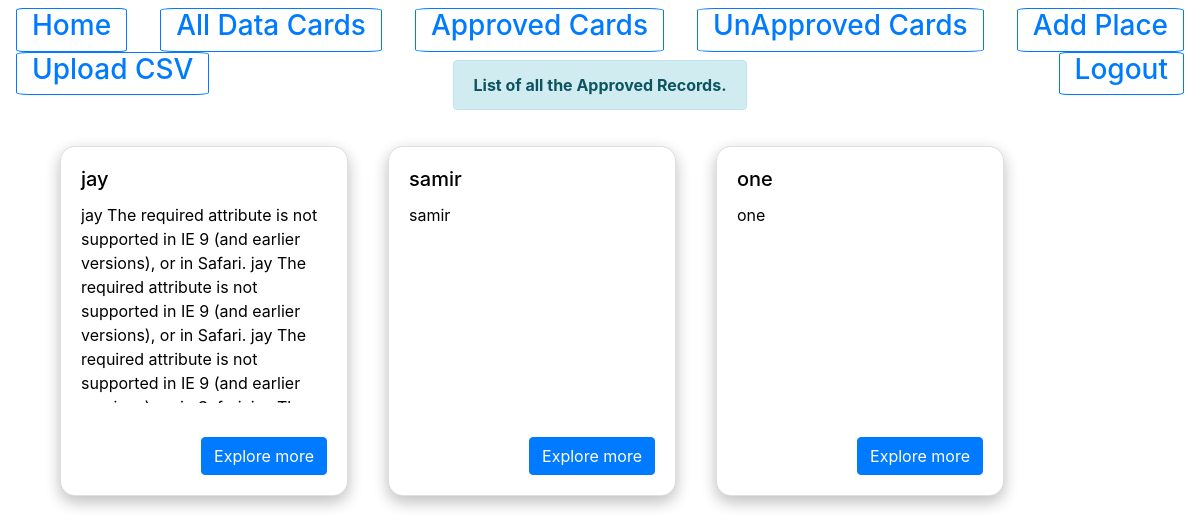
The app's page /Approvedlist/ (signed in) with its own data.
### myapp/models.py (models this page shows, shortened)
class myapp(models.Model):
    title = models.CharField(max_length=100,default=' ')
    description = models.CharField(max_length=100000,default=' ')
    longitude=models.CharField(max_length=1000,default=0)
    latitude=models.CharField(max_length=1000,default=0)
    placetitle=models.CharField(max_length=100000,default= ' ',blank = True)
    placetitle2=models.CharField(max_length=100000,default=' ',blank = True)
    placetitle3=models.CharField(max_length=100000,default=' ',blank = True)
    placetitle4=models.CharField(max_length=100000,default=' ',blank = True)
    placevalue=models.CharField(max_length=100000,default=' ',blank = True)
    placevalue2=models.CharField(max_length=100000,default=' ',blank = True)
    placevalue3=models.CharField(max_length=100000,default=' ',blank = True)
    placevalue4=models.CharField(max_length=100000,default=' ',blank = True)
    class Meta:
        db_table = 'placeDb'

### myapp/views.py (the view)
# urls.py: path('Approvedlist/',views.Approvedlist,name='Approvedlist'),
def Approvedlist(request):
    if request.user.is_authenticated:
        imgData = imageLoc.objects.filter(status = "Approved")           #collecting all approved images
        vdoData = VideoLoc.objects.filter(status = "Approved")           #collecting all approved videos
        place_ids = list(set(int(entry.place_id) for entry in imgData))         #making a set of ids of these approved images
        place_ids_1 = list(set(int(entry.place_id) for entry in vdoData))       #making a set of ids of these approved video
        total_place_ids = list(set(place_ids + place_ids_1))                    #making set of all these images and video ids
        results = []
        for idx in total_place_ids:
            try:
                results.append(myapp.objects.get(id=idx))                        # storing data of all the approved ids
            except:
                continue
        message = "List of all the Approved Records."
        return render(request,"SelcetedList.html",{"results":results,"message":message})         #rendering the results in selectedlist.html with a message
    else:
        form = LoginForm()                        #login form
        message = "Please Login for Moving Further"
        return render(request,'registration/login.html',{"form":form,"message" : message})       # rendering login page

### myapp/templates/SelcetedList.html (shortened to what this page needs)
<!DOCTYPE html>
<html lang="en">
<head>
    <link rel="stylesheet" href="https://stackpath.bootstrapcdn.com/bootstrap/4.1.3/css/bootstrap.min.css"
>
</head>
<body class="">
        <div class=""  style="background-color:#ffffff;">
                <nav class="navbar navbar-dark bg-transparent" style="height:60px;">
                    <a class="" href="/" style="border: 2px;">
                        <button class="btn btn-sm btn-outline-primary admin-header-button"
                        style="border-radius: 6%; padding: 0 15px;"
                            type="submit">
                            <h3>Home</h3>
                        </button></a>
                    <a class="" href="/AllDatalist/" style="border: 2px;">
                        <button class="btn btn-sm btn-outline-primary"
                        style="border-radius: 6%; padding: 0 15px;"
                        type="submit">
                            <h3>All Data Cards</h3>
                        </button></a>
                    <a class="" href="/Approvedlist/" style="border: 2px;">
                        <button class="btn btn-sm btn-outline-primary"
                        style="border-radius: 6%; padding: 0 15px;"
                            type="submit">
                            <h3>Approved Cards</h3>
                        </button></a>
                    <a class="" href="/UnApprovedlist/" style="border: 2px;">
                        <button
                        style="border-radius: 6%; padding: 0 15px;"
                            class="btn btn-sm btn-outline-primary" type="submit">
                            <h3>UnApproved Cards</h3>
                        </button></a>
                    <a class="" href="/adminpanel/0/" style="border: 2px;">
                        <button class="btn btn-sm btn-outline-primary"
                        style="border-radius: 6%; padding: 0 15px;"
                        type="submit">
                            <h3>Add Place</h3>
                        </button></a>
                    <a class="" href="/csvUpload/" style="border: 2px;">
                        <button class="btn btn-sm btn-outline-primary"
                        style="border-radius: 6%; padding: 0 15px;"
                            type="submit">
                            <h3>Upload CSV</h3>
                        </button></a>
                    <a class="" href="/admin/logout/" style="border: 2px;">
                        <button class="btn btn-sm btn-outline-primary"
                        style="border-radius: 6%; padding: 0 15px;"
                            type="submit">
                            <h3>Logout</h3>
                        </button></a>
                </nav>
                <div class="alert alert-info container" style="text-align: center;width: max-content;height: max-content;">
                    <strong>{{ message }}</strong>
                </div>
            </div>
    <div class="row">
        <div class="col-12" style="width:100%;color: black;text-align: left;">
            <ul id='search-results'>
                {% for result in results %}
                <div class="" style="padding: 20px; float: left; ">
                    <div class="card" style="width: 18rem;min-height: 350px;border-radius: 15px!important;
                    border-top-left-radius: 15px !important;
                    border-top-right-radius: 15px !important;
                    border-bottom-right-radius: 15px !important;
                    border-bottom-left-radius: 15px !important;
                    box-shadow: 0 6px 16px 0 rgba(0,0,0,.15),0 6px 16px 0 rgba(0,0,0,.12)!important;">
                        <div class="card-body"
                            style="height: 100%;">
                            <h5 class="card-title">{{ result.title }}</h5>
                            <p class="card-text" style="height: 200px;overflow-x: auto;">{{ result.description }}</p>
                            <div class="" style="position: absolute;right: 20px;bottom: 20px;">
                                <a href="{{ result.id }}/" class="btn btn-primary">Explore more</a>
                            </div>
                        </div>
                    </div>
                </div>
                {% endfor %}
            </ul>
        </div>
    </div>
</body>
</html>

### records on screen
myapp: title "jay", description "jay The required attribute is not supported in IE 9 (and earlier versions), or in Safari. jay The required attribute is not supported in IE 9 (and earlier versions), or in Safari. jay The required attribute is not supported in IE 9 (and earlier…"
myapp: title "samir", description "samir"
myapp: title "one", description "one"

### other values on screen
{{ message }} "List of all the Approved Records."
